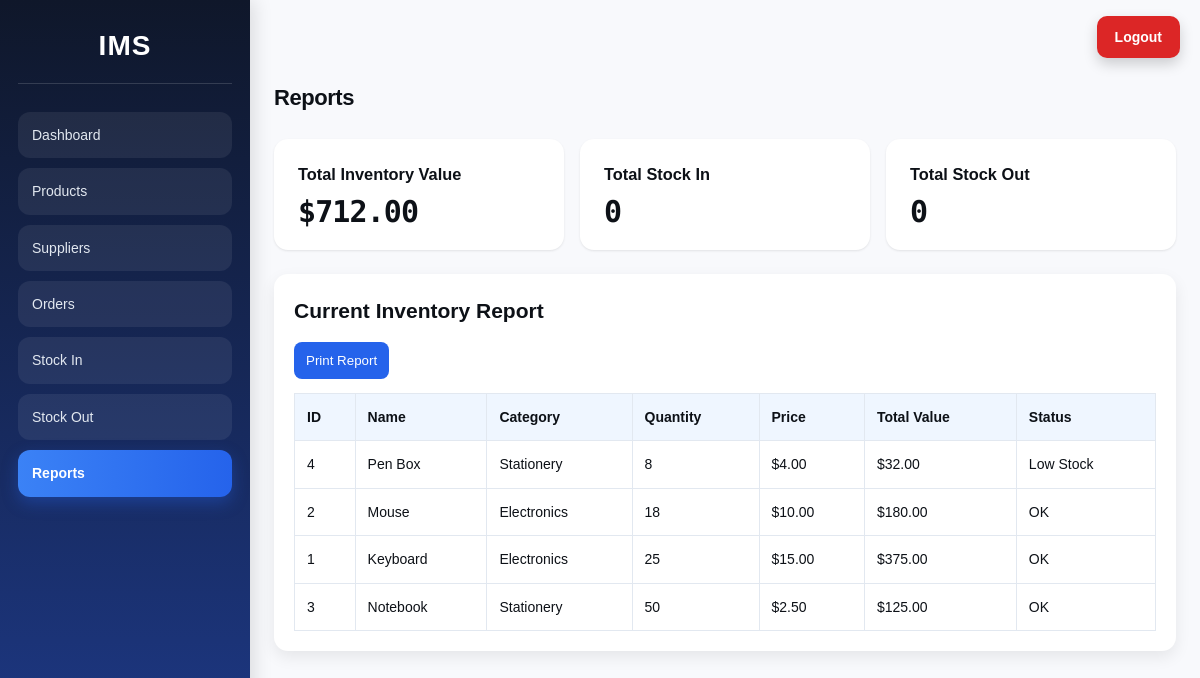
Before: /reports.php (signed in) with the older database file.
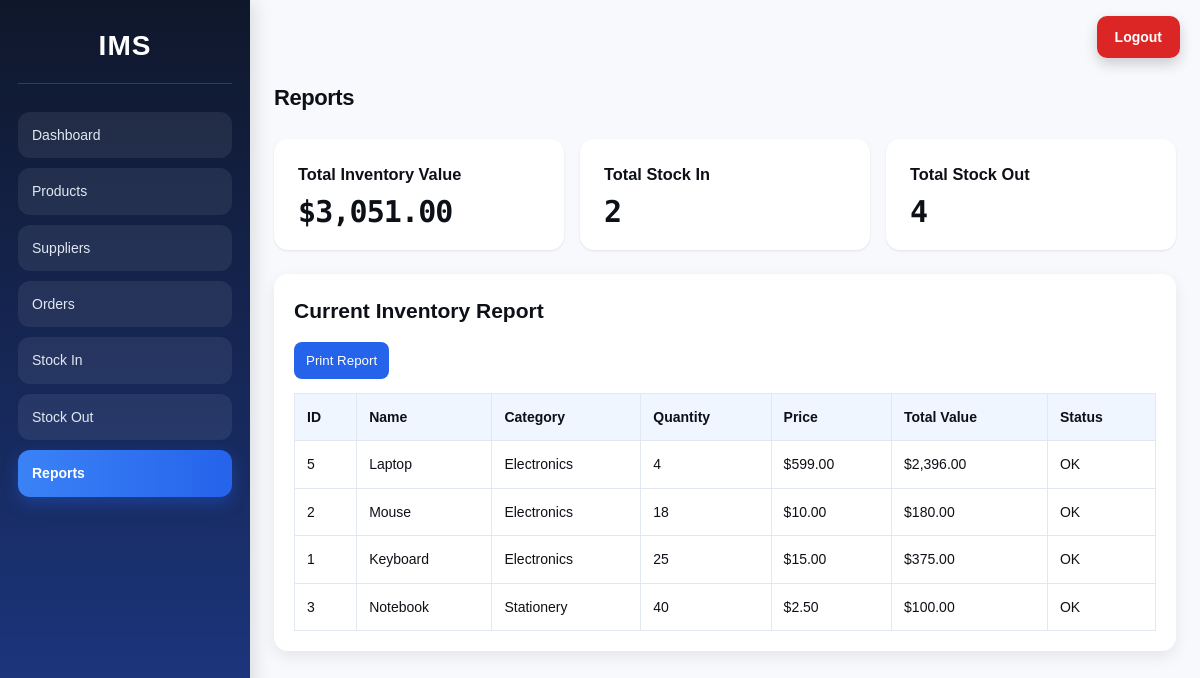
After: the same page with the newer database file.
### tables this page shows
CREATE TABLE products (
    id INTEGER PRIMARY KEY AUTOINCREMENT,
    name TEXT NOT NULL,
    category TEXT NOT NULL,
    quantity INTEGER NOT NULL DEFAULT 0,
    price REAL NOT NULL DEFAULT 0,
    reorder_level INTEGER NOT NULL DEFAULT 5,
    supplier_id INTEGER NULL,
    FOREIGN KEY (supplier_id) REFERENCES suppliers(id) ON DELETE SET NULL
);

### reports.php (the view, shortened to what this page needs)
<?php
require_once 'includes/auth_check.php';
$inventoryValue = $pdo->query("SELECT COALESCE(SUM(quantity * price), 0) FROM products")->fetchColumn();
$inCount = $pdo->query("SELECT COALESCE(SUM(quantity), 0) FROM stock_movements WHERE movement_type = 'IN'")->fetchColumn();
$outCount = $pdo->query("SELECT COALESCE(SUM(quantity), 0) FROM stock_movements WHERE movement_type = 'OUT'")->fetchColumn();
$products = $pdo->query("SELECT * FROM products ORDER BY quantity ASC")->fetchAll();
require_once 'includes/header.php';
?>
<h1>Reports</h1>
<div class="cards">
    <div class="card">
        <h3>Total Inventory Value</h3>
        <p>$<?= number_format($inventoryValue, 2) ?></p>
    </div>
    <div class="card">
        <h3>Total Stock In</h3>
        <p><?= $inCount ?></p>
    </div>
    <div class="card">
        <h3>Total Stock Out</h3>
        <p><?= $outCount ?></p>
    </div>
</div>
<section class="panel">
    <h2>Current Inventory Report</h2>
    <button onclick="window.print()">Print Report</button>
    <table>
        <tr>
            <th>ID</th>
            <th>Name</th>
            <th>Category</th>
            <th>Quantity</th>
            <th>Price</th>
            <th>Total Value</th>
            <th>Status</th>
        </tr>
        <?php foreach ($products as $product): ?>
        <tr>
            <td><?= $product['id'] ?></td>
            <td><?= htmlspecialchars($product['name']) ?></td>
            <td><?= htmlspecialchars($product['category']) ?></td>
            <td><?= $product['quantity'] ?></td>
            <td>$<?= number_format($product['price'], 2) ?></td>
            <td>$<?= number_format($product['price'] * $product['quantity'], 2) ?></td>
            <td><?= ($product['quantity'] <= $product['reorder_level']) ? 'Low Stock' : 'OK' ?></td>
        </tr>
        <?php endforeach; ?>
    </table>
</section>
<?php require_once 'includes/footer.php'; ?>

Changed rows visible on the page:
removed products: id "4", name "Pen Box", category "Stationery", quantity "8", price "4.00", $product['price'] * $product['quantity'] "32.00", reorder_level "Low Stock"
added products: id "5", name "Laptop", category "Electronics", quantity "4", price "599.00", $product['price'] * $product['quantity'] "2,396.00", reorder_level "OK"
changed products "Notebook": quantity "50" → "40"; $product['price'] * $product['quantity'] "125.00" → "100.00"
Other visible differences:
$inventoryValue: "712.00" → "3,051.00"
$inCount: "0" → "2"
$outCount: "0" → "4"
